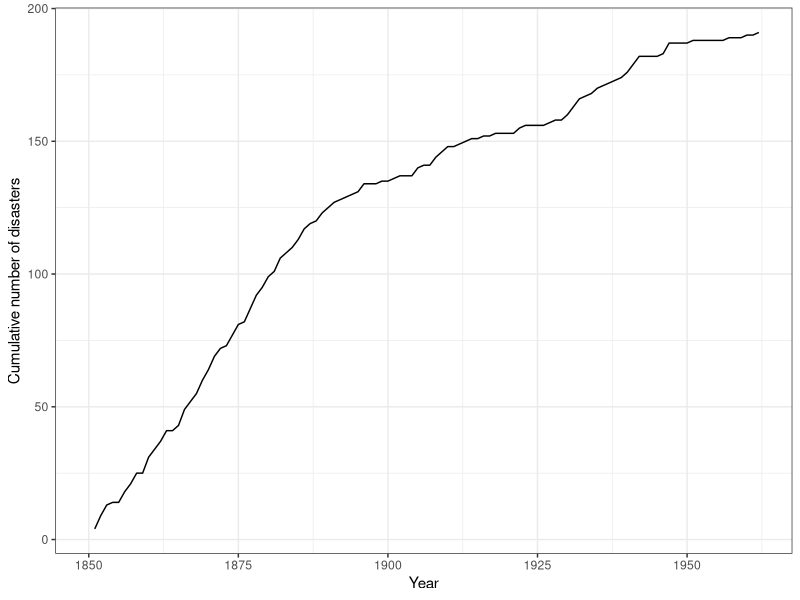
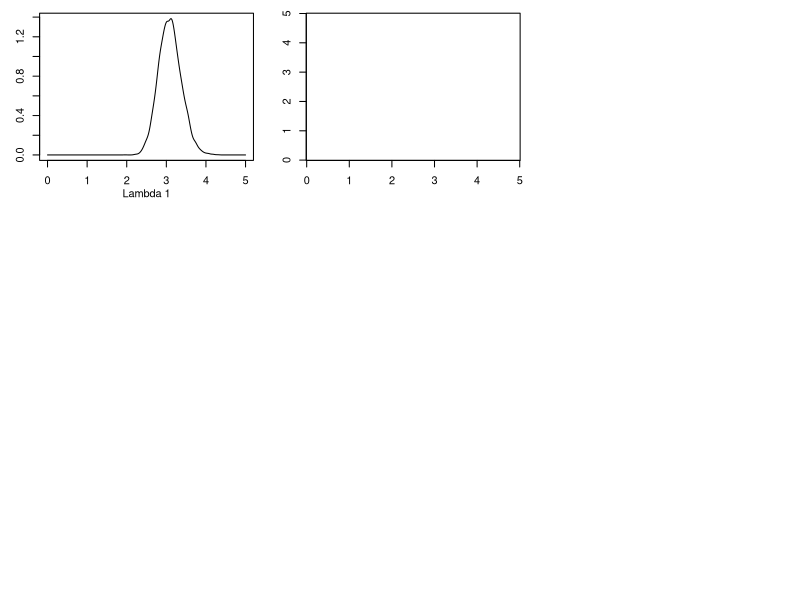
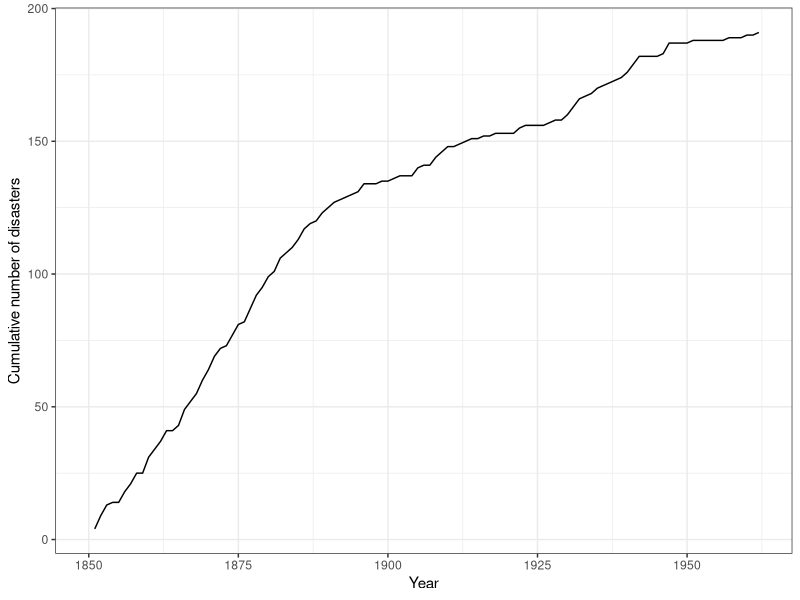

Here is the R script that generated these plots, in order: (Note: this script raises an error after producing the figures.)

# Load data ---------------------------------------------------------------

library(boot)
data(coal)
x <- 1851:1962
y <- tabulate(floor(coal[[1]]))
y <- y[x]

# Visualise the original data

data0 <- data.frame(c(1851:1962),cumsum(y))
names(data0) <- c("year","y")

require(ggplot2)
ggplot(data0,aes(year,y))+
  geom_line()+
  ylab("Cumulative number of disasters")+
  xlab("Year")+
  theme_bw()+
  xlim(c(1850,1962))

ggsave("zero_cp_line.png", height = 6, width = 8)

# One Changepoint ---------------------------------------------------------

# Possible T values

T <- seq(2,112)

# Posterior Distribution - derived analytically
pT <- rep(0,112)
pT[1] <- log(0)
for (t in T) {
  pT[t] <- log(114-t)*(-2-sum(y[t:112]))+ lgamma(sum(y[t:112])+2)+
          log(t)*(-2-sum(y[1:(t-1)])) + lgamma(sum(y[1:(t-1)])+2) # Formula of p(T|y), integrate everything else out
}

pT <- pT - max(pT)
pT <- exp(pT)
pT <- pT/sum(pT) # Standardise probabilities
sum(pT)

# MAP - 1 Changepoint
map1 <- which(pT==max(pT))+1850 # 1892

# Sample from T 
sampleT <- sample(x = 1:112, replace = TRUE, size = 10000, prob = pT)

# Sample from Lambda 1
sampleL1 <- rep(0,10000)
for (sample in 1:10000) {
  sampleL1[sample] <- rgamma(1,2+sum(y[1:(sampleT[sample]-1)]),sampleT[sample])
}

# Sample from Lambda 2
sampleL2 <- rep(0,10000)
for (sample in 1:10000) {
  sampleL2[sample] <- rgamma(1,2+sum(y[sampleT[sample]:112]),114-sampleT[sample])
}

# Concat the samples
postSam <- matrix(c(sampleT,sampleL1,sampleL2),nrow = 10000,ncol = 3)

# Visualise marginal likelihood functions
require(RColorBrewer)
require(MASS)

layout(matrix(c(1,2,3,4,5,6,7,8,9),nrow=3,byrow=T))
par(mar=c(3,3,1,1))
mycol = c("#FFFFFF",colorRampPalette(brewer.pal(3, "Reds"))(250))

d <- density(postSam[,2], from = 0, to = 5, n = 1000)
plot(d$x,d$y,type = 'l',xlab = "Lambda 1",ylab = "")
title(xlab="Lambda 1", line=2, cex.lab=1)

d <- kde2d(postSam[,3],postSam[,2],lims=c(0,5,0,5),n=256)
image(d$x,d$y,d$z,xlab="",ylab="",col=mycol,useRaster=T)
title(ylab="Lambda 1", line=2, cex.lab=1)
title(xlab="Lambda 2", line=2, cex.lab=1)

d <- kde2d(postSam[,1],postSam[,2],lims=c(0,112,0,5),n=256)
image(d$x,d$y,d$z,xlab="",ylab="",col=mycol,useRaster=T)
title(ylab="Lambda 1", line=2, cex.lab=1)
title(xlab="T", line=2, cex.lab=1)

plot(NA,frame=FALSE,axes=FALSE,xlim=c(0,1),ylim=c(0,1))

d <- density(postSam[,3], from = 0, to = 5, n = 1000)
plot(d$x,d$y,type = 'l',xlab = "",ylab = "")
title(xlab = "Lambda 2")

d <- kde2d(postSam[,1],postSam[,3],lims=c(0,112,0,5),n=256)
image(d$x,d$y,d$z,xlab="",ylab="",col=mycol,useRaster=T)
title(ylab="Lambda 2", line=2, cex.lab=1)
title(xlab="T", line=2, cex.lab=1)

plot(NA,frame=FALSE,axes=FALSE,xlim=c(0,1),ylim=c(0,1))
plot(NA,frame=FALSE,axes=FALSE,xlim=c(0,1),ylim=c(0,1))

hist(postSam[,1], freq = FALSE, breaks = 112, xlim = c(0,112), main = NULL)
title(xlab="T", line=2, cex.lab=1)

# Draw predictions from from predictive posterior distributions
pred <- matrix(0,nrow = 10000, ncol = 112)
for (sample in 1:10000) {
  for (year in 1:112) {
    if(year < postSam[sample,1]){
      pred[sample,year] <- rpois(1,postSam[sample,2])
    } else {
      pred[sample,year] <- rpois(1,postSam[sample,3])
    }
  }
}

# Cummulative Sum of predictions
cp <- t(apply(pred,1,cumsum))

# Derive the quantiles of sampled predictions
median <- rep(0,112)
low <- rep(0,112)
upper <- rep(0,112)

for (year in 1:112) {
  median[year] <- quantile(cp[,year], probs = c(0.5))
  low[year] <- quantile(cp[,year], probs = c(0.025))
  upper[year] <- quantile(cp[,year], probs = c(0.975))
}

# Visualise the predictions
par(mfrow=c(1,1))

data1 <- data.frame(c(1851:1962),cumsum(y), median, low, upper)
names(data1) <- c("year","y","median","low","upper")

require(ggplot2)
ggplot(data1)+
  geom_ribbon(aes(year,ymin=low,ymax=upper,colour="95% Prediction Interval"),alpha = 0.3, fill = 'green')+
  geom_line(aes(year,y,colour="Observations"))+
  geom_line(aes(year,median,colour="Prediction Median"))+
  geom_vline(xintercept = map1, linetype='dotted')+
  annotate("text",label="MAP(T1) = 1892", x=1905,y=25)+
  scale_color_manual("",breaks=c("95% Prediction Interval","Observations","Prediction Median"),values = c("green","black","red"))+
  xlab("Years")+
  ylab("Cummulative number of disasters")+
  theme_bw()+
  theme(legend.position = "top")
  
ggsave("one_cp_predictions.png", height = 6, width = 8)

# Two Changepoints --------------------------------------------------------

# Possible values for T1 and T2
T <- seq(2,111)
Tgrid <- expand.grid(T,T) 
names(Tgrid) <- c("t1","t2")
Tgrid <- Tgrid[Tgrid$t1 < Tgrid$t2,]

# Posterior Distribution - Task 1
pT <- rep(0,nrow(Tgrid)+1)
pT[1] <- log(0)
for (i in 1:nrow(Tgrid)) {
  pT[i+1] <- log(114-Tgrid[i,2])*(-2-sum(y[Tgrid[i,2]:112]))+ lgamma(sum(y[Tgrid[i,2]:112])+2)+
            log(Tgrid[i,2]-Tgrid[i,1])*(-2-sum(y[Tgrid[i,1]:(Tgrid[i,2]-1)]))+ lgamma(sum(y[Tgrid[i,1]:(Tgrid[i,2]-1)])+2)+
            log(Tgrid[i,1])*(-2-sum(y[1:(Tgrid[i,1]-1)])) + lgamma(sum(y[1:(Tgrid[i,1]-1)])+2) # Formula of p(T|y), integrate everything else out
}

pT <- pT - max(pT)
pT <- exp(pT)
pT <- pT/sum(pT) # Standardise probabilities
sum(pT) # Check if probabilities sum up to 1

# MAP of two changepoints
map_idx <- which(pT==max(pT))
map2 <- Tgrid[map_idx,]+1850

# Concat possible T values
postT <- matrix(c(c(0,Tgrid$t1),c(0,Tgrid$t2),pT),nrow = length(pT),ncol = 3)

# Sample from T1 and T2
sampleT <- sample(x = 1:nrow(postT), replace = TRUE, size = 10000, prob = postT[,3])
sampleT1 <- rep(0,10000)
sampleT2 <- rep(0,10000)
for (i in 1:length(sampleT)) {
  sampleT1[i] <- postT[sampleT[i],1]
  sampleT2[i] <- postT[sampleT[i],2]
}

# Sample from Lambda 1
sampleL1 <- rep(0,10000)
for (sample in 1:10000) {
  sampleL1[sample] <- rgamma(1,2+sum(y[1:(sampleT1[sample]-1)]),sampleT1[sample])
}

# Sample from Lambda 2
sampleL2 <- rep(0,10000)
for (sample in 1:10000) {
  sampleL2[sample] <- rgamma(1,2+sum(y[sampleT1[sample]:(sampleT2[sample]-1)]),sampleT2[sample]-sampleT1[sample])
}

# Sample from Lambda 3
sampleL3 <- rep(0,10000)
for (sample in 1:10000) {
  sampleL3[sample] <- rgamma(1,2+sum(y[sampleT2[sample]:112]),114-sampleT2[sample])
}

# Concat the samples
postSam <- matrix(c(sampleT1,sampleT2,sampleL1,sampleL2,sampleL3),nrow = 10000,ncol = 5)

# Visualise
hist(postSam[,1], freq = FALSE, breaks = 112, xlim = c(0,112), main = NULL)
hist(postSam[,2], freq = FALSE, breaks = 112, xlim = c(0,112), main = NULL)

# Draw predictions from the sample
pred <- matrix(0,nrow = 10000, ncol = 112)
for (sample in 1:10000) {
  for (year in 1:112) {
    if(year < postSam[sample,1]) {
      pred[sample,year] <- rpois(1,postSam[sample,3])
    } else if (year >= postSam[sample,1] & year < postSam[sample,2]) {
      pred[sample,year] <- rpois(1,postSam[sample,4])
    } else {
      pred[sample,year] <- rpois(1,postSam[sample,5])
    }
  }
}

# Cummulative Predictions
cp <- t(apply(pred,1,cumsum))

# Quantiles of predictions
median <- rep(0,112)
low <- rep(0,112)
upper <- rep(0,112)

for (year in 1:112) {
  median[year] <- quantile(cp[,year], probs = c(0.5))
  low[year] <- quantile(cp[,year], probs = c(0.025))
  upper[year] <- quantile(cp[,year], probs = c(0.975))
}

# Visualise the predictions
par(mfrow=c(1,1))

data2 <- data.frame(c(1851:1962),cumsum(y), median, low, upper)
names(data2) <- c("year","y","median","low","upper")

require(ggplot2)
ggplot(data2)+
  geom_ribbon(aes(year,ymin=low,ymax=upper,colour="95% Prediction Interval"),alpha = 0.3, fill = 'green')+
  geom_line(aes(year,y,colour="Observations"))+
  geom_line(aes(year,median,colour="Prediction Median"))+
  geom_vline(xintercept = unlist(map2[1]), linetype='dotted')+
  geom_vline(xintercept = unlist(map2[2]), linetype='dotted')+
  annotate("text",label="MAP(T1) = 1892", x=1905,y=25)+
  annotate("text",label="MAP(T2) = 1892", x=1955,y=25)+
  scale_color_manual("",breaks=c("95% Prediction Interval","Observations","Prediction Median"),values = c("green","black","red"))+
  xlab("Years")+
  ylab("Cummulative number of disasters")+
  theme_bw()+
  theme(legend.position = "top")

ggsave("two_cp_predictions.png", height = 6, width = 8)

# 3 Changepoints ----------------------------------------------------------

# All possible values for T1, T2 and T3
T <- seq(2,111)
Tgrid <- expand.grid(T,T,T) 
names(Tgrid) <- c("t1","t2","t3")
Tgrid <- Tgrid[Tgrid$t1 < Tgrid$t2 & Tgrid$t2 < Tgrid$t3-2,]

# Posterior Distribution - Task 1
pT <- rep(0,nrow(Tgrid)+1)
pT[1] <- log(0)
for (i in 1:nrow(Tgrid)) {
  pT[i+1] <- log(114-Tgrid[i,3])*(-2-sum(y[Tgrid[i,3]:112]))+ lgamma(sum(y[Tgrid[i,3]:112])+2)+
    log(Tgrid[i,3]-Tgrid[i,2])*(-2-sum(y[Tgrid[i,2]:(Tgrid[i,3]-1)]))+ lgamma(sum(y[Tgrid[i,2]:(Tgrid[i,3]-1)])+2)+
    log(Tgrid[i,2]-Tgrid[i,1])*(-2-sum(y[Tgrid[i,1]:(Tgrid[i,2]-1)]))+ lgamma(sum(y[Tgrid[i,1]:(Tgrid[i,2]-1)])+2)+
    log(Tgrid[i,1])*(-2-sum(y[1:(Tgrid[i,1]-1)])) + lgamma(sum(y[1:(Tgrid[i,1]-1)])+2) 
}

pT <- pT - max(pT)
pT <- exp(pT)
pT <- pT/sum(pT) # Standardise probabilities
sum(pT)

# MAP - 3 Changepoints
map_idx <- which(pT==max(pT))
map3 <- Tgrid[map_idx,]+1850

# Concat possible T values
postT <- matrix(c(c(0,Tgrid$t1),c(0,Tgrid$t2),c(0,Tgrid$t3),pT),nrow = length(pT),ncol = 4)

# Sample from T1, T2 and T3
sampleT <- sample(x = 1:nrow(postT), replace = TRUE, size = 10000, prob = postT[,4])
sampleT1 <- rep(0,10000)
sampleT2 <- rep(0,10000)
sampleT3 <- rep(0,10000)
for (i in 1:length(sampleT)) {
  sampleT1[i] <- postT[sampleT[i],1]
  sampleT2[i] <- postT[sampleT[i],2]
  sampleT3[i] <- postT[sampleT[i],3]
}

# Sample from Lambda 1
sampleL1 <- rep(0,10000)
for (sample in 1:10000) {
  sampleL1[sample] <- rgamma(1,2+sum(y[1:(sampleT1[sample]-1)]),sampleT1[sample])
}

# Sample from Lambda 2
sampleL2 <- rep(0,10000)
for (sample in 1:10000) {
  sampleL2[sample] <- rgamma(1,2+sum(y[sampleT1[sample]:(sampleT2[sample]-1)]),sampleT2[sample]-sampleT1[sample])
}

# Sample from Lambda 3
sampleL3 <- rep(0,10000)
for (sample in 1:10000) {
  sampleL3[sample] <- rgamma(1,2+sum(y[sampleT2[sample]:(sampleT3[sample]-1)]),sampleT3[sample]-sampleT2[sample])
}

# Sample from Lambda 4
sampleL4 <- rep(0,10000)
for (sample in 1:10000) {
  sampleL4[sample] <- rgamma(1,2+sum(y[sampleT3[sample]:112]),114-sampleT3[sample])
}

# Concat all distributions
postSam <- matrix(c(sampleT1,sampleT2,sampleT3,sampleL1,sampleL2,sampleL3,sampleL4),nrow = 10000,ncol = 7)

# Visualise
hist(postSam[,1], freq = FALSE, breaks = 112, xlim = c(0,112), main = NULL)
hist(postSam[,2], freq = FALSE, breaks = 112, xlim = c(0,112), main = NULL)
hist(postSam[,3], freq = FALSE, breaks = 112, xlim = c(0,112), main = NULL)

# Make predictions from drawn posterior samples
pred <- matrix(0,nrow = 10000, ncol = 112)
for (sample in 1:10000) {
  for (year in 1:112) {
    if(year < postSam[sample,1]) {
      pred[sample,year] <- rpois(1,postSam[sample,4])
    } else if (year >= postSam[sample,1] & year < postSam[sample,2]) {
      pred[sample,year] <- rpois(1,postSam[sample,5])
    } else if (year >= postSam[sample,2] & year < postSam[sample,3]) {
      pred[sample,year] <- rpois(1,postSam[sample,6])
    } else {
      pred[sample,year] <- rpois(1,postSam[sample,7])
    }
  }
}

# Calculate the cummulative predictions
cp <- t(apply(pred,1,cumsum))

# Derive the quantiles
median <- rep(0,112)
low <- rep(0,112)
upper <- rep(0,112)

for (year in 1:112) {
  median[year] <- quantile(cp[,year], probs = c(0.5))
  low[year] <- quantile(cp[,year], probs = c(0.025))
  upper[year] <- quantile(cp[,year], probs = c(0.975))
}

# Visualise the predictions
par(mfrow=c(1,1))

data3 <- data.frame(c(1851:1962),cumsum(y), median, low, upper)
names(data3) <- c("year","y","median","low","upper")

require(ggplot2)
ggplot(data3)+
  geom_ribbon(aes(year,ymin=low,ymax=upper,colour="95% Prediction Interval"),alpha = 0.3, fill = 'green')+
  geom_line(aes(year,y,colour="Observations"))+
  geom_line(aes(year,median,colour="Prediction Median"))+
  geom_vline(xintercept = unlist(map3[1]), linetype='dotted')+
  geom_vline(xintercept = unlist(map3[2]), linetype='dotted')+
  geom_vline(xintercept = unlist(map3[3]), linetype='dotted')+
  annotate("text",label="MAP(T1) = 1892", x=1905,y=50)+
  annotate("text",label="MAP(T2) = 1930", x=1935,y=25)+
  annotate("text",label="MAP(T2) = 1948", x=1955,y=50)+
  scale_color_manual("",breaks=c("95% Prediction Interval","Observations","Prediction Median"),values = c("green","black","red"))+
  xlab("Years")+
  ylab("Cummulative number of disasters")+
  theme_bw()+
  theme(legend.position = "top")

ggsave("three_cp_predictions.png", height = 6, width = 8)

# 4 Changepoints ----------------------------------------------------------

# All possible values for T1, T2 and T3
T <- seq(2,111)
Tgrid <- expand.grid(T,T,T,T) 
names(Tgrid) <- c("t1","t2","t3","t4")
Tgrid <- Tgrid[Tgrid$t1 < Tgrid$t2 & Tgrid$t2 < Tgrid$t3-2 & Tgrid$t3+2 < Tgrid$t4,]

# Posterior Distribution - Task 1
pT <- rep(0,nrow(Tgrid)+1)
pT[1] <- log(0)
for (i in 1:nrow(Tgrid)) {
  pT[i+1] <- log(114-Tgrid[i,4])*(-2-sum(y[Tgrid[i,3]:112]))+ lgamma(sum(y[Tgrid[i,4]:112])+2)+
    log(Tgrid[i,4]-Tgrid[i,3])*(-2-sum(y[Tgrid[i,3]:(Tgrid[i,4]-1)]))+ lgamma(sum(y[Tgrid[i,3]:(Tgrid[i,4]-1)])+2)+
    log(Tgrid[i,3]-Tgrid[i,2])*(-2-sum(y[Tgrid[i,2]:(Tgrid[i,3]-1)]))+ lgamma(sum(y[Tgrid[i,2]:(Tgrid[i,3]-1)])+2)+
    log(Tgrid[i,2]-Tgrid[i,1])*(-2-sum(y[Tgrid[i,1]:(Tgrid[i,2]-1)]))+ lgamma(sum(y[Tgrid[i,1]:(Tgrid[i,2]-1)])+2)+
    log(Tgrid[i,1])*(-2-sum(y[1:(Tgrid[i,1]-1)])) + lgamma(sum(y[1:(Tgrid[i,1]-1)])+2) 
}

pT <- pT - max(pT)
pT <- exp(pT)
pT <- pT/sum(pT) # Standardise probabilities
sum(pT)

# MAP - 3 Changepoints
map_idx <- which(pT==max(pT))
map4 <- Tgrid[map_idx,]+1850

# Concat possible T values
postT <- matrix(c(c(0,Tgrid$t1),c(0,Tgrid$t2),c(0,Tgrid$t3),c(0,Tgrid$t4),pT),nrow = length(pT),ncol = 5)

# Sample from T1, T2 and T3
sampleT <- sample(x = 1:nrow(postT), replace = TRUE, size = 10000, prob = postT[,5])
sampleT1 <- rep(0,10000)
sampleT2 <- rep(0,10000)
sampleT3 <- rep(0,10000)
sampleT4 <- rep(0,10000)
for (i in 1:length(sampleT)) {
  sampleT1[i] <- postT[sampleT[i],1]
  sampleT2[i] <- postT[sampleT[i],2]
  sampleT3[i] <- postT[sampleT[i],3]
  sampleT4[i] <- postT[sampleT[i],4]
}

# Sample from Lambda 1
sampleL1 <- rep(0,10000)
for (sample in 1:10000) {
  sampleL1[sample] <- rgamma(1,2+sum(y[1:(sampleT1[sample]-1)]),sampleT1[sample])
}

# Sample from Lambda 2
sampleL2 <- rep(0,10000)
for (sample in 1:10000) {
  sampleL2[sample] <- rgamma(1,2+sum(y[sampleT1[sample]:(sampleT2[sample]-1)]),sampleT2[sample]-sampleT1[sample])
}

# Sample from Lambda 3
sampleL3 <- rep(0,10000)
for (sample in 1:10000) {
  sampleL3[sample] <- rgamma(1,2+sum(y[sampleT2[sample]:(sampleT3[sample]-1)]),sampleT3[sample]-sampleT2[sample])
}

# Sample from Lambda 4
sampleL4 <- rep(0,10000)
for (sample in 1:10000) {
  sampleL4[sample] <- rgamma(1,2+sum(y[sampleT3[sample]:(sampleT4[sample]-1)]),sampleT4[sample]-sampleT3[sample])
}

# Sample from Lambda 5
sampleL5 <- rep(0,10000)
for (sample in 1:10000) {
  sampleL5[sample] <- rgamma(1,2+sum(y[sampleT4[sample]:112]),114-sampleT4[sample])
}

# Concat all distributions
postSam <- matrix(c(sampleT1,sampleT2,sampleT3,sampleT4,sampleL1,sampleL2,sampleL3,sampleL4,sampleL5),nrow = 10000,ncol = 9)

# Visualise
hist(postSam[,1], freq = FALSE, breaks = 112, xlim = c(0,112), main = NULL)
hist(postSam[,2], freq = FALSE, breaks = 112, xlim = c(0,112), main = NULL)
hist(postSam[,3], freq = FALSE, breaks = 112, xlim = c(0,112), main = NULL)
hist(postSam[,4], freq = FALSE, breaks = 112, xlim = c(0,112), main = NULL)

# Make predictions from drawn posterior samples
pred <- matrix(0,nrow = 10000, ncol = 112)
for (sample in 1:10000) {
  for (year in 1:112) {
    if(year < postSam[sample,1]) {
      pred[sample,year] <- rpois(1,postSam[sample,5])
    } else if (year >= postSam[sample,1] & year < postSam[sample,2]) {
      pred[sample,year] <- rpois(1,postSam[sample,6])
    } else if (year >= postSam[sample,2] & year < postSam[sample,3]) {
      pred[sample,year] <- rpois(1,postSam[sample,7])
    } else if (year >= postSam[sample,3] & year < postSam[sample,4]) {
      pred[sample,year] <- rpois(1,postSam[sample,8])
    } else {
      pred[sample,year] <- rpois(1,postSam[sample,9])
    }
  }
}

# Calculate the cummulative predictions
cp <- t(apply(pred,1,cumsum))

# Derive the quantiles
median <- rep(0,112)
low <- rep(0,112)
upper <- rep(0,112)

for (year in 1:112) {
  median[year] <- quantile(cp[,year], probs = c(0.5))
  low[year] <- quantile(cp[,year], probs = c(0.025))
  upper[year] <- quantile(cp[,year], probs = c(0.975))
}

par(mfrow=c(1,1))

data4 <- data.frame(c(1851:1962),cumsum(y), median, low, upper)
names(data4) <- c("year","y","median","low","upper")

require(ggplot2)
ggplot(data3)+
  geom_ribbon(aes(year,ymin=low,ymax=upper,colour="95% Prediction Interval"),alpha = 0.3, fill = 'green')+
  geom_line(aes(year,y,colour="Observations"))+
  geom_line(aes(year,median,colour="Prediction Median"))+
  geom_vline(xintercept = unlist(map4[1]), linetype='dotted')+
  geom_vline(xintercept = unlist(map4[2]), linetype='dotted')+
  geom_vline(xintercept = unlist(map4[3]), linetype='dotted')+
  geom_vline(xintercept = unlist(map4[4]), linetype='dotted')+
  annotate("text",label="MAP(T1) = 1892", x=1905,y=50)+
  annotate("text",label="MAP(T2) = 1930", x=1935,y=25)+
  annotate("text",label="MAP(T2) = 1948", x=1955,y=75)+
  annotate("text",label="MAP(T1) = 1892", x=1905,y=50)+
  scale_color_manual("",breaks=c("95% Prediction Interval","Observations","Prediction Median"),values = c("green","black","red"))+
  xlab("Years")+
  ylab("Cummulative number of disasters")+
  theme_bw()+
  theme(legend.position = "top")

ggsave("four_cp_predictions.png", height = 6, width = 8)

# Task 3 - Marginal Likelihood Evaluation on no. of changepoints ----------

## 1 Changepoint
pT <- rep(0,length(2:111))
idx <- 1
for (t in 2:111) {
  pT[idx] <-  log(1/choose(111,1))+(
              (log(112-t)*(-2-sum(y[t:112])) + lgamma(sum(y[t:112])+2)+
              log(t)*(-2-sum(y[1:(t-1)])) + lgamma(sum(y[1:(t-1)])+2))-
              (sum(log(factorial(y))))
              )
  idx <- idx+1
}
marginal1 <- sum(exp(pT))

## 2 Changepoints
T <- seq(2,111)
Tgrid <- expand.grid(T,T) 
names(Tgrid) <- c("t1","t2")
Tgrid <- Tgrid[Tgrid$t1 < Tgrid$t2,]

pT <- nrow(Tgrid)
idx <- 1
for (i in 1:nrow(Tgrid)) {
    pT[idx] <-  log(1/choose(111,2))+
                log(114-Tgrid[i,2])*(-2-sum(y[Tgrid[i,2]:112]))+ lgamma(sum(y[Tgrid[i,2]:112])+2)+
                log(Tgrid[i,2]-Tgrid[i,1])*(-2-sum(y[Tgrid[i,1]:(Tgrid[i,2]-1)]))+ lgamma(sum(y[Tgrid[i,1]:(Tgrid[i,2]-1)])+2)+
                log(Tgrid[i,1])*(-2-sum(y[1:(Tgrid[i,1]-1)])) + lgamma(sum(y[1:(Tgrid[i,1]-1)])+2)-
                (sum(log(factorial(y))))
    
    idx <- idx+1
}
marginal2 <- sum(exp(pT))

## 3 Changepoints
T <- seq(2,111)
Tgrid <- expand.grid(T,T,T) 
names(Tgrid) <- c("t1","t2","t3")
Tgrid <- Tgrid[Tgrid$t1 < Tgrid$t2 & Tgrid$t2 < Tgrid$t3,]

# Marginal T Distribution - p(T|y)
pT <- nrow(Tgrid)
idx <- 1
for (i in 1:nrow(Tgrid)) {
  pT[idx] <-  log(1/choose(111,3))+
              log(114-Tgrid[i,3])*(-2-sum(y[Tgrid[i,3]:112]))+ lgamma(sum(y[Tgrid[i,3]:112])+2)+
              log(Tgrid[i,3]-Tgrid[i,2])*(-2-sum(y[Tgrid[i,2]:(Tgrid[i,3]-1)]))+ lgamma(sum(y[Tgrid[i,2]:(Tgrid[i,3]-1)])+2)+
              log(Tgrid[i,2]-Tgrid[i,1])*(-2-sum(y[Tgrid[i,1]:(Tgrid[i,2]-1)]))+ lgamma(sum(y[Tgrid[i,1]:(Tgrid[i,2]-1)])+2)+
              log(Tgrid[i,1])*(-2-sum(y[1:(Tgrid[i,1]-1)])) + lgamma(sum(y[1:(Tgrid[i,1]-1)])+2)-
              (sum(log(factorial(y))))
  
  idx <- idx+1
}
marginal3 <- sum(exp(pT))

## 4 Changepoints

T <- seq(2,111)
Tgrid <- expand.grid(T,T,T,T) 
names(Tgrid) <- c("t1","t2","t3","t4")
Tgrid <- Tgrid[Tgrid$t1 < Tgrid$t2 & Tgrid$t2 < Tgrid$t3 & Tgrid$t3 < Tgrid$t4,]

# Posterior Distribution
pT <- nrow(Tgrid)
idx <- 1
for (i in 1:nrow(Tgrid)) {
  pT[idx] <-  log(1/choose(111,4))+
              log(114-Tgrid[i,4])*(-2-sum(y[Tgrid[i,4]:112]))+ lgamma(sum(y[Tgrid[i,4]:112])+2)+
              log(Tgrid[i,4]-Tgrid[i,3])*(-2-sum(y[Tgrid[i,3]:(Tgrid[i,4]-1)]))+ lgamma(sum(y[Tgrid[i,3]:(Tgrid[i,4]-1)])+2)+
              log(Tgrid[i,3]-Tgrid[i,2])*(-2-sum(y[Tgrid[i,2]:(Tgrid[i,3]-1)]))+ lgamma(sum(y[Tgrid[i,2]:(Tgrid[i,3]-1)])+2)+
              log(Tgrid[i,2]-Tgrid[i,1])*(-2-sum(y[Tgrid[i,1]:(Tgrid[i,2]-1)]))+ lgamma(sum(y[Tgrid[i,1]:(Tgrid[i,2]-1)])+2)+
              log(Tgrid[i,1])*(-2-sum(y[1:(Tgrid[i,1]-1)])) + lgamma(sum(y[1:(Tgrid[i,1]-1)])+2)-
              sum(log(factorial(y))) 
  
  idx <- idx+1
}
marginal4 <- sum(exp(pT))

## Visualise
barplot(c(marginal1,marginal2,marginal3,marginal4), names.arg = c("1","2","3","4"), xlab = "Number of changepoints considered", ylab = "Marginal likelihood for a model")
